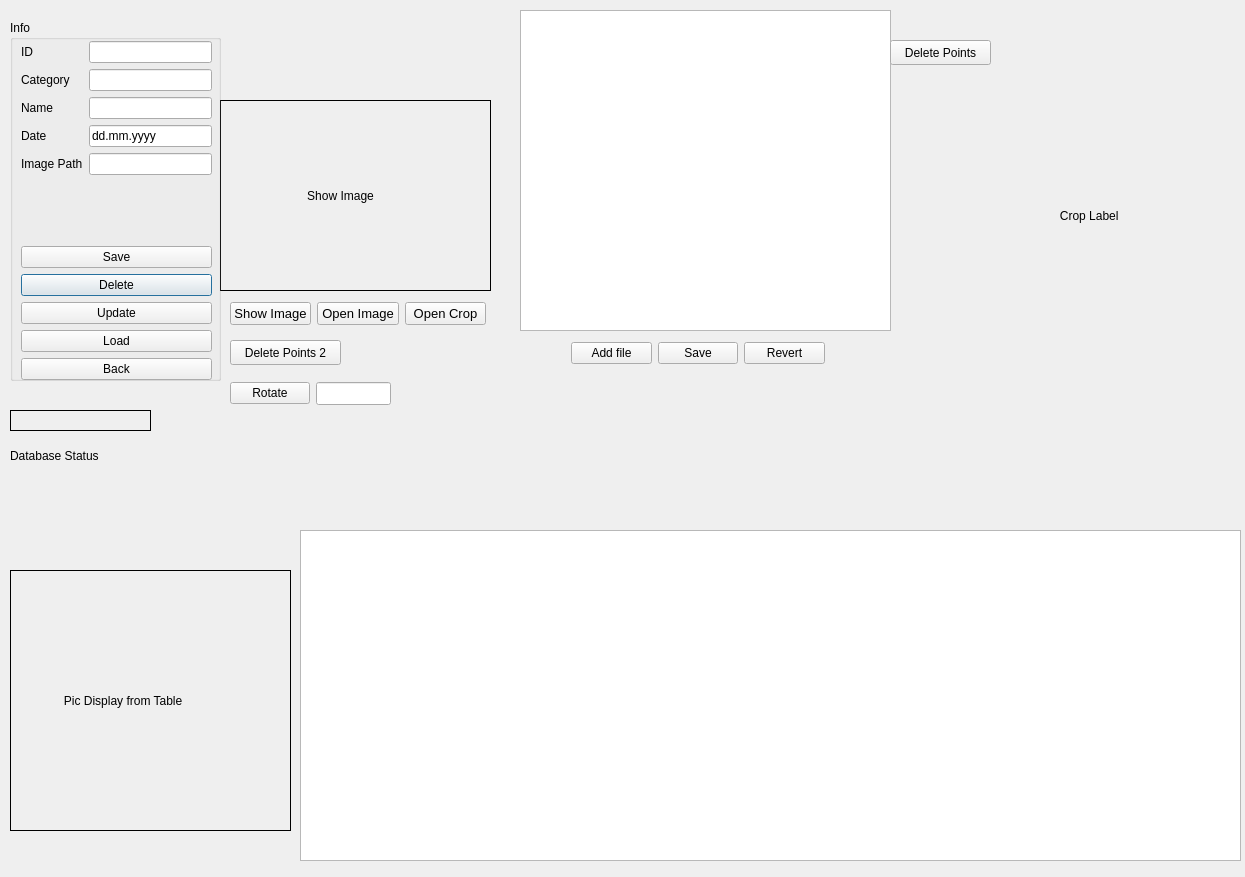
<?xml version="1.0" encoding="UTF-8"?>
<ui version="4.0">
 <class>edit_info</class>
 <widget class="QDialog" name="edit_info">
  <property name="geometry">
   <rect>
    <x>0</x>
    <y>0</y>
    <width>1245</width>
    <height>877</height>
   </rect>
  </property>
  <property name="windowTitle">
   <string>Dialog</string>
  </property>
  <widget class="QLabel" name="label_showImage">
   <property name="geometry">
    <rect>
     <x>220</x>
     <y>100</y>
     <width>271</width>
     <height>191</height>
    </rect>
   </property>
   <property name="mouseTracking">
    <bool>true</bool>
   </property>
   <property name="tabletTracking">
    <bool>true</bool>
   </property>
   <property name="frameShape">
    <enum>QFrame::Box</enum>
   </property>
   <property name="text">
    <string>                         Show Image</string>
   </property>
  </widget>
  <widget class="QLabel" name="label_Status">
   <property name="geometry">
    <rect>
     <x>10</x>
     <y>440</y>
     <width>161</width>
     <height>31</height>
    </rect>
   </property>
   <property name="text">
    <string>Database Status</string>
   </property>
  </widget>
  <widget class="QGroupBox" name="groupBox">
   <property name="geometry">
    <rect>
     <x>10</x>
     <y>20</y>
     <width>211</width>
     <height>361</height>
    </rect>
   </property>
   <property name="title">
    <string>Info</string>
   </property>
   <widget class="QWidget" name="layoutWidget">
    <property name="geometry">
     <rect>
      <x>11</x>
      <y>21</y>
      <width>191</width>
      <height>339</height>
     </rect>
    </property>
    <layout class="QVBoxLayout" name="verticalLayout">
     <item>
      <layout class="QGridLayout" name="gridLayout">
       <item row="4" column="1">
        <widget class="QLineEdit" name="lineEdit_ImageName">
         <property name="text">
          <string/>
         </property>
        </widget>
       </item>
       <item row="1" column="0">
        <widget class="QLabel" name="label_Category">
         <property name="text">
          <string>Category</string>
         </property>
        </widget>
       </item>
       <item row="2" column="0">
        <widget class="QLabel" name="label_Name">
         <property name="text">
          <string>Name</string>
         </property>
        </widget>
       </item>
       <item row="4" column="0">
        <widget class="QLabel" name="label_Image">
         <property name="text">
          <string>Image Path</string>
         </property>
        </widget>
       </item>
       <item row="0" column="1">
        <widget class="QLineEdit" name="lineEdit_ID"/>
       </item>
       <item row="1" column="1">
        <widget class="QLineEdit" name="lineEdit_Category"/>
       </item>
       <item row="0" column="0">
        <widget class="QLabel" name="label_ID">
         <property name="text">
          <string>ID</string>
         </property>
        </widget>
       </item>
       <item row="3" column="1">
        <widget class="QLineEdit" name="lineEdit_Date">
         <property name="text">
          <string>dd.mm.yyyy</string>
         </property>
        </widget>
       </item>
       <item row="2" column="1">
        <widget class="QLineEdit" name="lineEdit_Name"/>
       </item>
       <item row="3" column="0">
        <widget class="QLabel" name="label_Date">
         <property name="text">
          <string>Date</string>
         </property>
        </widget>
       </item>
      </layout>
     </item>
     <item>
      <layout class="QGridLayout" name="gridLayout_2">
       <item row="3" column="0">
        <widget class="QPushButton" name="pushButton_Delete">
         <property name="text">
          <string>Delete</string>
         </property>
        </widget>
       </item>
       <item row="6" column="0">
        <widget class="QPushButton" name="pushButton_Back">
         <property name="text">
          <string>Back</string>
         </property>
        </widget>
       </item>
       <item row="5" column="0">
        <widget class="QPushButton" name="pushButton_Load">
         <property name="text">
          <string>Load</string>
         </property>
        </widget>
       </item>
       <item row="4" column="0">
        <widget class="QPushButton" name="pushButton_Update">
         <property name="text">
          <string>Update</string>
         </property>
        </widget>
       </item>
       <item row="0" column="0">
        <spacer name="verticalSpacer">
         <property name="orientation">
          <enum>Qt::Vertical</enum>
         </property>
         <property name="sizeHint" stdset="0">
          <size>
           <width>20</width>
           <height>40</height>
          </size>
         </property>
        </spacer>
       </item>
       <item row="1" column="0">
        <widget class="QPushButton" name="pushButton_Save">
         <property name="text">
          <string>Save</string>
         </property>
        </widget>
       </item>
      </layout>
     </item>
    </layout>
   </widget>
  </widget>
  <widget class="QTableView" name="tableView">
   <property name="geometry">
    <rect>
     <x>300</x>
     <y>530</y>
     <width>941</width>
     <height>331</height>
    </rect>
   </property>
   <property name="mouseTracking">
    <bool>true</bool>
   </property>
   <property name="tabletTracking">
    <bool>true</bool>
   </property>
  </widget>
  <widget class="QLabel" name="label_query">
   <property name="geometry">
    <rect>
     <x>10</x>
     <y>410</y>
     <width>141</width>
     <height>21</height>
    </rect>
   </property>
   <property name="frameShape">
    <enum>QFrame::Box</enum>
   </property>
   <property name="frameShadow">
    <enum>QFrame::Plain</enum>
   </property>
   <property name="text">
    <string/>
   </property>
  </widget>
  <widget class="QLabel" name="label_pic_table">
   <property name="geometry">
    <rect>
     <x>10</x>
     <y>570</y>
     <width>281</width>
     <height>261</height>
    </rect>
   </property>
   <property name="frameShape">
    <enum>QFrame::Box</enum>
   </property>
   <property name="lineWidth">
    <number>1</number>
   </property>
   <property name="text">
    <string>               Pic Display from Table</string>
   </property>
  </widget>
  <widget class="QWidget" name="layoutWidget">
   <property name="geometry">
    <rect>
     <x>230</x>
     <y>380</y>
     <width>161</width>
     <height>27</height>
    </rect>
   </property>
   <layout class="QHBoxLayout" name="horizontalLayout">
    <item>
     <widget class="QPushButton" name="pushButton_Rotate">
      <property name="text">
       <string>Rotate</string>
      </property>
     </widget>
    </item>
    <item>
     <widget class="QLineEdit" name="lineEdit_rotateAngle">
      <property name="font">
       <font>
        <pointsize>10</pointsize>
        <italic>true</italic>
       </font>
      </property>
      <property name="whatsThis">
       <string/>
      </property>
      <property name="inputMask">
       <string comment="(angle)"/>
      </property>
      <property name="text">
       <string/>
      </property>
     </widget>
    </item>
   </layout>
  </widget>
  <widget class="QWidget" name="gridLayoutWidget">
   <property name="geometry">
    <rect>
     <x>520</x>
     <y>10</y>
     <width>371</width>
     <height>321</height>
    </rect>
   </property>
   <layout class="QGridLayout" name="m_gridLayout">
    <item row="0" column="0">
     <widget class="QGraphicsView" name="m_graphicsView"/>
    </item>
   </layout>
  </widget>
  <widget class="QLabel" name="m_clippedLabel">
   <property name="geometry">
    <rect>
     <x>1000</x>
     <y>100</y>
     <width>211</width>
     <height>231</height>
    </rect>
   </property>
   <property name="frameShape">
    <enum>QFrame::NoFrame</enum>
   </property>
   <property name="frameShadow">
    <enum>QFrame::Plain</enum>
   </property>
   <property name="lineWidth">
    <number>3</number>
   </property>
   <property name="text">
    <string>                  Crop Label</string>
   </property>
  </widget>
  <widget class="QWidget" name="layoutWidget">
   <property name="geometry">
    <rect>
     <x>230</x>
     <y>300</y>
     <width>256</width>
     <height>27</height>
    </rect>
   </property>
   <layout class="QHBoxLayout" name="horizontalLayout_2">
    <item>
     <widget class="QPushButton" name="pushButton_showImage">
      <property name="font">
       <font>
        <pointsize>10</pointsize>
       </font>
      </property>
      <property name="text">
       <string>Show Image</string>
      </property>
     </widget>
    </item>
    <item>
     <widget class="QPushButton" name="pushButton_openImage">
      <property name="font">
       <font>
        <pointsize>10</pointsize>
       </font>
      </property>
      <property name="text">
       <string>Open Image</string>
      </property>
     </widget>
    </item>
    <item>
     <widget class="QPushButton" name="pushButton_Crop">
      <property name="font">
       <font>
        <pointsize>10</pointsize>
       </font>
      </property>
      <property name="text">
       <string>Open Crop</string>
      </property>
     </widget>
    </item>
   </layout>
  </widget>
  <widget class="QPushButton" name="pushButton_deletePoints">
   <property name="geometry">
    <rect>
     <x>890</x>
     <y>40</y>
     <width>101</width>
     <height>25</height>
    </rect>
   </property>
   <property name="text">
    <string>Delete Points</string>
   </property>
  </widget>
  <widget class="QWidget" name="layoutWidget">
   <property name="geometry">
    <rect>
     <x>571</x>
     <y>340</y>
     <width>254</width>
     <height>27</height>
    </rect>
   </property>
   <layout class="QHBoxLayout" name="horizontalLayout_3">
    <item>
     <widget class="QPushButton" name="m_pushButton_Add">
      <property name="text">
       <string>Add file</string>
      </property>
     </widget>
    </item>
    <item>
     <widget class="QPushButton" name="m_pushButton_Save">
      <property name="text">
       <string>Save</string>
      </property>
     </widget>
    </item>
    <item>
     <widget class="QPushButton" name="pushButton_Undo">
      <property name="statusTip">
       <string/>
      </property>
      <property name="whatsThis">
       <string/>
      </property>
      <property name="text">
       <string>Revert</string>
      </property>
     </widget>
    </item>
   </layout>
  </widget>
  <widget class="QPushButton" name="pushButton_deletePoints_2">
   <property name="geometry">
    <rect>
     <x>230</x>
     <y>340</y>
     <width>111</width>
     <height>25</height>
    </rect>
   </property>
   <property name="text">
    <string>Delete Points 2</string>
   </property>
  </widget>
 </widget>
 <tabstops>
  <tabstop>lineEdit_ID</tabstop>
  <tabstop>lineEdit_Category</tabstop>
  <tabstop>lineEdit_Name</tabstop>
  <tabstop>lineEdit_ImageName</tabstop>
  <tabstop>pushButton_Delete</tabstop>
  <tabstop>pushButton_Update</tabstop>
  <tabstop>pushButton_Load</tabstop>
  <tabstop>pushButton_Back</tabstop>
  <tabstop>pushButton_showImage</tabstop>
  <tabstop>tableView</tabstop>
 </tabstops>
 <resources/>
 <connections/>
</ui>
